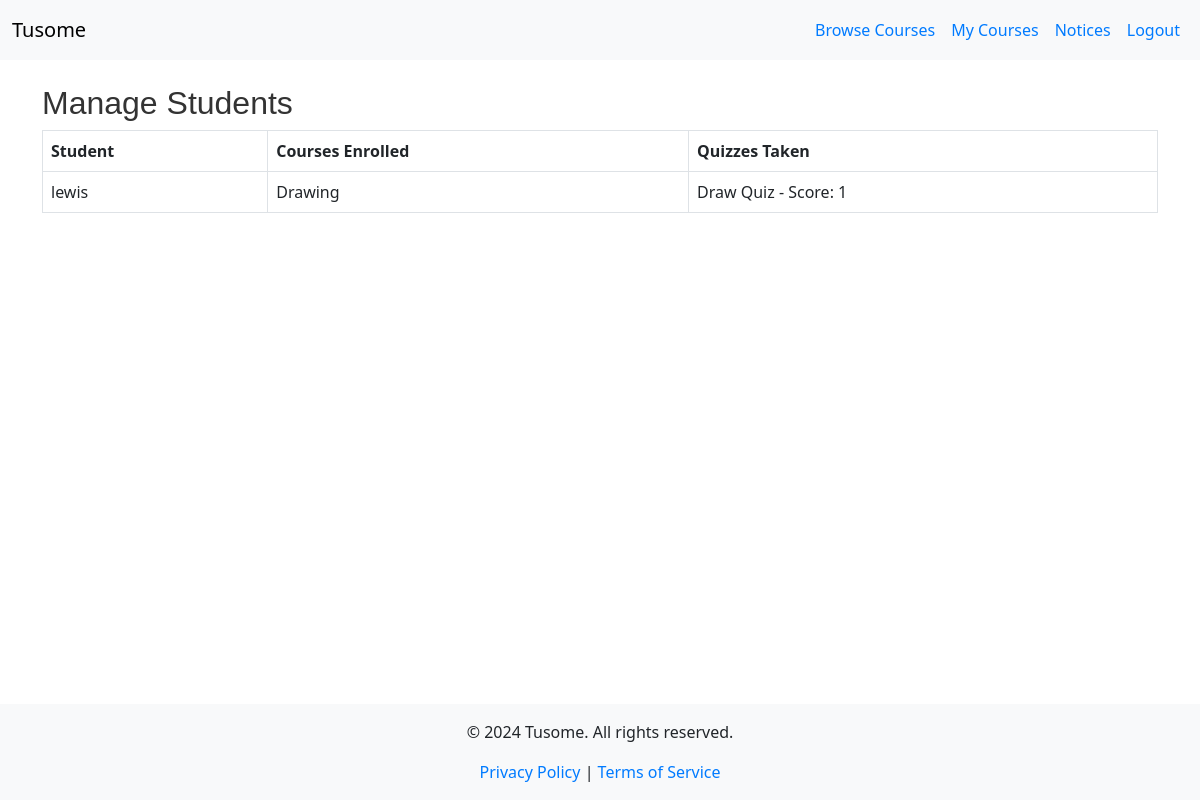
Before: /instructor/manage_students (signed in) with the older database file.
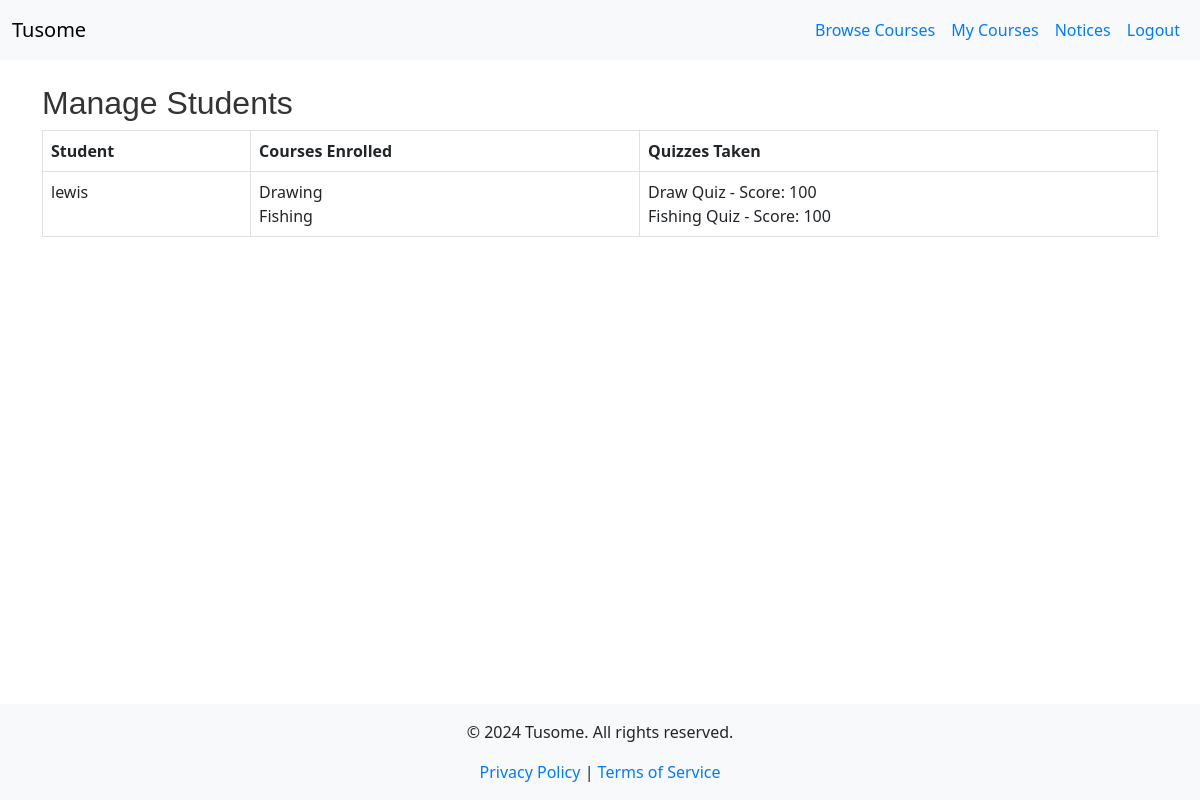
After: the same page with the newer database file.
### models.py (models this page shows, shortened)
class User(UserMixin, db.Model):
    id = db.Column(db.Integer, primary_key=True)
    username = db.Column(db.String(150), unique=True, nullable=False)
    password = db.Column(db.String(150), nullable=False)
    role = db.Column(db.Enum(RoleEnum), nullable=False)  # Using Enum for roles
    instructor = db.relationship('Instructor', back_populates='user', uselist=False)
    student = db.relationship('Student', back_populates='user', uselist=False)

class Course(db.Model):
    id = db.Column(db.Integer, primary_key=True)
    title = db.Column(db.String(200), nullable=False)
    description = db.Column(db.Text, nullable=False)
    is_featured = db.Column(db.Boolean, default=False)
    instructor_id = db.Column(db.Integer, db.ForeignKey('instructor.id'), nullable=False)
    instructor = db.relationship('Instructor', back_populates='courses')
    lessons = db.relationship('Lesson', back_populates='course', lazy=True)
    quizzes = db.relationship('Quiz', back_populates='course', lazy=True)
    materials = db.relationship('CourseMaterial', back_populates='course', lazy=True)
    enrollments = db.relationship('Enrollment', back_populates='course', lazy=True)
    submissions = db.relationship('Submission', back_populates='course', lazy=True)

class Quiz(db.Model):
    id = db.Column(db.Integer, primary_key=True)
    course_id = db.Column(db.Integer, db.ForeignKey('course.id'), nullable=False)
    title = db.Column(db.String(200), nullable=False)
    status = db.Column(db.String(20), nullable=False)
    course = db.relationship('Course', back_populates='quizzes')
    questions = db.relationship('Question', back_populates='quiz', lazy=True)
    quiz_submissions = db.relationship('QuizSubmission', back_populates='quiz', lazy=True)

class QuizSubmission(db.Model):
    id = db.Column(db.Integer, primary_key=True)
    student_id = db.Column(db.Integer, db.ForeignKey('student.id'), nullable=False)
    quiz_id = db.Column(db.Integer, db.ForeignKey('quiz.id'), nullable=False)
    question_id = db.Column(db.Integer, db.ForeignKey('question.id'), nullable=False)
    selected_answer = db.Column(db.String(200), nullable=False)
    submission_date = db.Column(db.DateTime, default=datetime.utcnow)
    grade = db.Column(db.String(10))
    student = db.relationship('Student', back_populates='quiz_submissions')
    quiz = db.relationship('Quiz', back_populates='quiz_submissions')
    question = db.relationship('Question', back_populates='quiz_submissions')

### app.py (the view)
@app.route('/instructor/manage_students')
@login_required
def manage_students():
    students = db.session.query(Student).all()
    student_courses_quizzes = []
    for student in students:
        courses = [enrollment.course.title for enrollment in student.enrollments]
        quiz_dict = {}
        for quiz_submission in student.quiz_submissions:
            quiz = quiz_submission.quiz
            if quiz.id not in quiz_dict:
                quiz_dict[quiz.id] = (quiz.title, quiz_submission.grade)
        student_courses_quizzes.append({
            'student': student,
            'courses': courses,
            'quizzes': list(quiz_dict.values())  # Convert dictionary back to list
        })
    return render_template('manage_students.html', student_courses_quizzes=student_courses_quizzes)

### app.py (called while the page is built)
@app.context_processor
def inject_current_year():
    return {'current_year': datetime.utcnow().year}

@login_manager.user_loader
def load_user(user_id):
    return User.query.get(int(user_id))

@app.context_processor
def inject_roleenum():
    return dict(RoleEnum=RoleEnum)

### templates/manage_students.html
{% extends "base.html" %}
{% block content %}
<h2>Manage Students</h2>
<table class="table table-bordered">
    <thead>
        <tr>
            <th>Student</th>
            <th>Courses Enrolled</th>
            <th>Quizzes Taken</th>
        </tr>
    </thead>
    <tbody>
        {% for entry in student_courses_quizzes %}
        <tr>
            <td>{{ entry.student.user.username }}</td>
            <td>
                {% if entry.courses %}
                    {% for course in entry.courses %}
                        {{ course }}<br>
                    {% endfor %}
                {% else %}
                    No courses enrolled
                {% endif %}
            </td>
            <td>
                {% if entry.quizzes %}
                    {% for quiz, score in entry.quizzes %}
                        {{ quiz }} - Score: {{ score }}<br>
                    {% endfor %}
                {% else %}
                    No quizzes taken
                {% endif %}
            </td>
        </tr>
        {% endfor %}
    </tbody>
</table>
{% endblock %}

Changed rows visible on the page:
no longer on one of the page's lists (row unchanged): Quiz: title "Draw Quiz"
now on this page (row unchanged): Course: title "Fishing"
now on this page (row edited): QuizSubmission: quizzes "100"
added Quiz: quizzes "Fishing Quiz"
added QuizSubmission: quizzes "100"
Other visible differences:
new list line: "Draw Quiz"
new list line: "- Score: - Score:"
